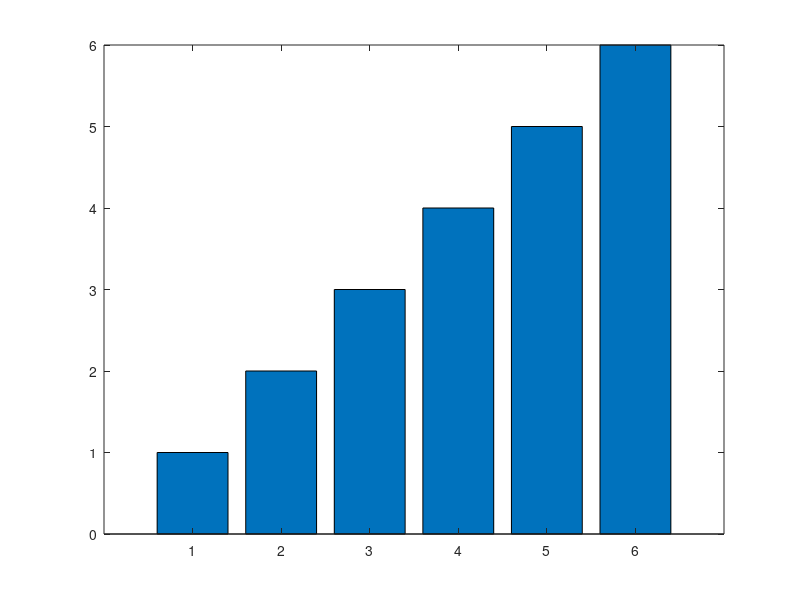

Source code (MATLAB):
%%%matlab basic operation%%%
a = [1 2 3 4 5 6];
bar(a)
%print('bar','-dpng'); %save to image file
print('-dpng', [pwd,'\images\bar.png'])

z = zeros(5,1);
z = z + 10;

% a = [1 2 3; 4 5 6];
% a = 1:0.1:20;
% sin(a);
% plot(a, sin(a));

a = [1 2 3; 4 5 6; 7 8 9];
aT = a';
aInver = inv(a);
aIdentity = a/a; %a*inv(a);

%format long
%aIdentity = a*inv(a);
%format short

P = a.*a;
T = a.^3;

A1 = [a a];
A2 = [a;a];

C = sqrt(-1);
D = [3+4i, 1+2j; -i, 10j];


%%%array indexing operation%%%
A = magic(4);

%      16     2     3    13
%      5      11    10   8
%      9      7     6    12
%      4      14    15   1

A(1,1); %16
A(7); %9
A(8); %14
%A(4,5); %error out indexing

A(1:3, 2); % [2; 11; 7]
A(2,:); %[5,11,10,8]

B = 0:10 %0     1     2     3     4     5     6     7     8     9    10
B = 0:10:100 %0    10    20    30    40    50    60    70    80    90   100

R = rand(3,4);


f = 71;
c = (f-32)/1.8;
tempText=['Temperature is ',num2str(c),'C'];

%%%calling function%%%
L = [1,2,3,5; 2,1,6,8]; %max=[2,2,6,8]
L = [1,2,3,5]; %max=5
max(L);
[maxL,loc] = max(L);% maxL=5 loc=4

M = [2,4,1,6];
max(L,M);%max=[2,4,3,6]


disp('hello world!')



